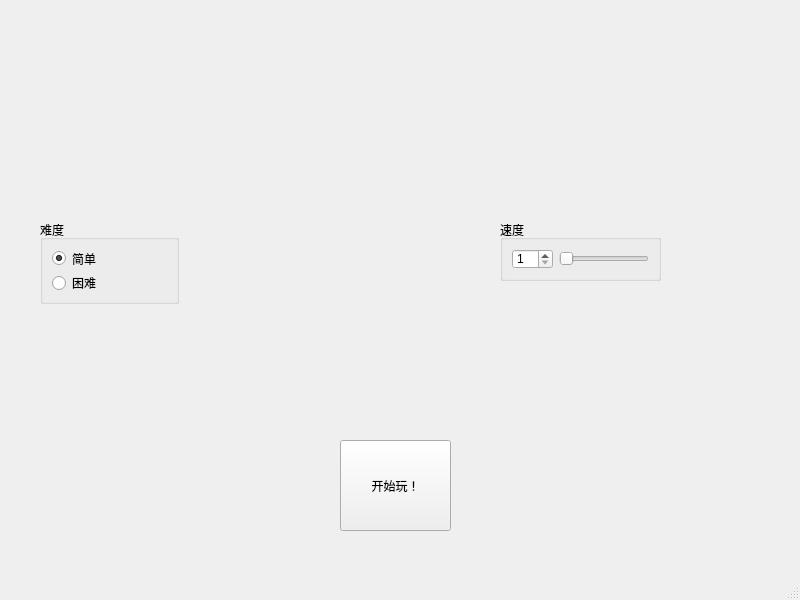
<?xml version="1.0" encoding="UTF-8"?>
<ui version="4.0">
 <class>DifficultyAndSpeedSelectWindow</class>
 <widget class="QMainWindow" name="DifficultyAndSpeedSelectWindow">
  <property name="geometry">
   <rect>
    <x>0</x>
    <y>0</y>
    <width>800</width>
    <height>600</height>
   </rect>
  </property>
  <property name="minimumSize">
   <size>
    <width>800</width>
    <height>600</height>
   </size>
  </property>
  <property name="maximumSize">
   <size>
    <width>800</width>
    <height>600</height>
   </size>
  </property>
  <property name="windowTitle">
   <string>选择难度和适合你的下落速度吧（*＾-＾*）</string>
  </property>
  <property name="windowIcon">
   <iconset resource="testres/testres.qrc">
    <normaloff>:/test/nku.png</normaloff>:/test/nku.png</iconset>
  </property>
  <widget class="QWidget" name="centralwidget">
   <widget class="QGroupBox" name="groupBox">
    <property name="geometry">
     <rect>
      <x>40</x>
      <y>220</y>
      <width>139</width>
      <height>84</height>
     </rect>
    </property>
    <property name="title">
     <string>难度</string>
    </property>
    <layout class="QVBoxLayout" name="verticalLayout">
     <item>
      <widget class="QRadioButton" name="EasyRadiobtn">
       <property name="text">
        <string>简单</string>
       </property>
       <property name="iconSize">
        <size>
         <width>20</width>
         <height>20</height>
        </size>
       </property>
       <property name="checked">
        <bool>true</bool>
       </property>
      </widget>
     </item>
     <item>
      <widget class="QRadioButton" name="HardRadiobtn">
       <property name="text">
        <string>困难</string>
       </property>
      </widget>
     </item>
    </layout>
   </widget>
   <widget class="QGroupBox" name="groupBox_2">
    <property name="geometry">
     <rect>
      <x>500</x>
      <y>220</y>
      <width>161</width>
      <height>61</height>
     </rect>
    </property>
    <property name="title">
     <string>速度</string>
    </property>
    <layout class="QHBoxLayout" name="horizontalLayout">
     <item>
      <widget class="QSpinBox" name="spinBox">
       <property name="minimum">
        <number>1</number>
       </property>
       <property name="maximum">
        <number>10</number>
       </property>
       <property name="singleStep">
        <number>1</number>
       </property>
      </widget>
     </item>
     <item>
      <widget class="QSlider" name="horizontalSlider">
       <property name="minimum">
        <number>1</number>
       </property>
       <property name="maximum">
        <number>10</number>
       </property>
       <property name="orientation">
        <enum>Qt::Horizontal</enum>
       </property>
      </widget>
     </item>
    </layout>
   </widget>
   <widget class="QToolButton" name="toolButton">
    <property name="geometry">
     <rect>
      <x>340</x>
      <y>440</y>
      <width>111</width>
      <height>91</height>
     </rect>
    </property>
    <property name="text">
     <string>开始玩！</string>
    </property>
   </widget>
  </widget>
  <widget class="QMenuBar" name="menubar">
   <property name="geometry">
    <rect>
     <x>0</x>
     <y>0</y>
     <width>800</width>
     <height>26</height>
    </rect>
   </property>
  </widget>
  <widget class="QStatusBar" name="statusbar"/>
 </widget>
 <resources>
  <include location="testres/testres.qrc"/>
 </resources>
 <connections>
  <connection>
   <sender>horizontalSlider</sender>
   <signal>sliderMoved(int)</signal>
   <receiver>spinBox</receiver>
   <slot>setValue(int)</slot>
   <hints>
    <hint type="sourcelabel">
     <x>612</x>
     <y>279</y>
    </hint>
    <hint type="destinationlabel">
     <x>528</x>
     <y>279</y>
    </hint>
   </hints>
  </connection>
  <connection>
   <sender>spinBox</sender>
   <signal>valueChanged(int)</signal>
   <receiver>horizontalSlider</receiver>
   <slot>setValue(int)</slot>
   <hints>
    <hint type="sourcelabel">
     <x>531</x>
     <y>286</y>
    </hint>
    <hint type="destinationlabel">
     <x>623</x>
     <y>283</y>
    </hint>
   </hints>
  </connection>
 </connections>
</ui>
